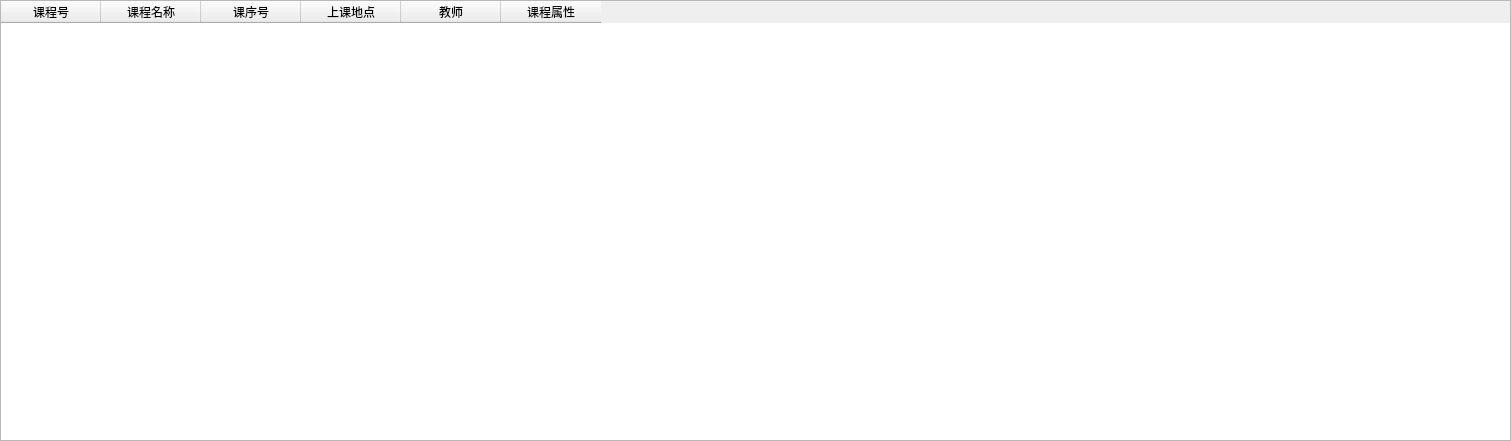
<?xml version="1.0" encoding="UTF-8"?>
<ui version="4.0">
 <class>MainWindow</class>
 <widget class="QMainWindow" name="MainWindow">
  <property name="geometry">
   <rect>
    <x>0</x>
    <y>0</y>
    <width>1511</width>
    <height>441</height>
   </rect>
  </property>
  <property name="windowTitle">
   <string>已选课程</string>
  </property>
  <property name="windowIcon">
   <iconset>
    <normaloff>../icon/favicon.ico</normaloff>../icon/favicon.ico</iconset>
  </property>
  <widget class="QWidget" name="centralwidget">
   <widget class="QTableWidget" name="tableWidget">
    <property name="geometry">
     <rect>
      <x>0</x>
      <y>0</y>
      <width>1511</width>
      <height>441</height>
     </rect>
    </property>
    <property name="columnCount">
     <number>6</number>
    </property>
    <column>
     <property name="text">
      <string>课程号</string>
     </property>
    </column>
    <column>
     <property name="text">
      <string>课程名称</string>
     </property>
    </column>
    <column>
     <property name="text">
      <string>课序号</string>
     </property>
    </column>
    <column>
     <property name="text">
      <string>上课地点</string>
     </property>
    </column>
    <column>
     <property name="text">
      <string>教师</string>
     </property>
    </column>
    <column>
     <property name="text">
      <string>课程属性</string>
     </property>
    </column>
   </widget>
  </widget>
 </widget>
 <resources/>
 <connections/>
</ui>
